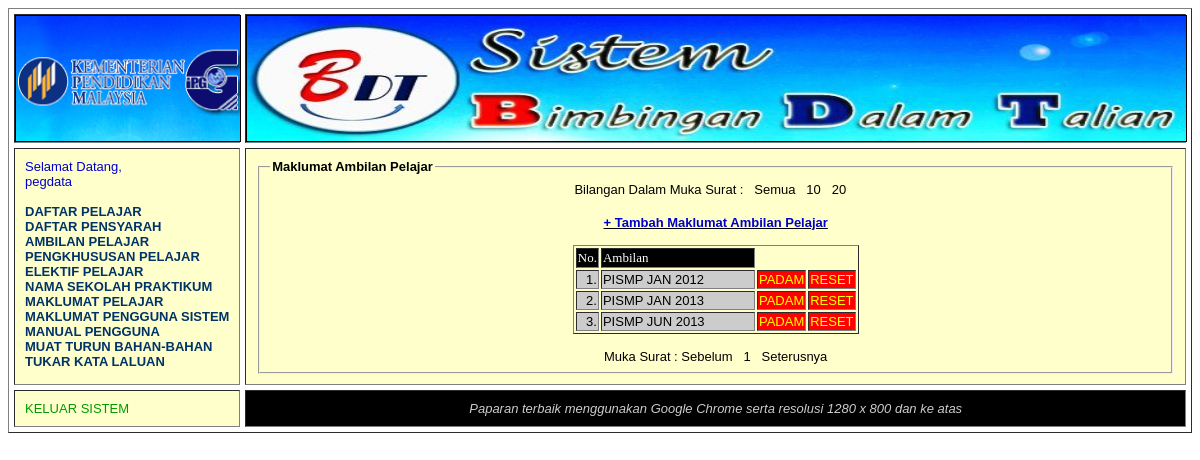
Page /admin_ambilanall.php (signed in) on the committed database.
### tables this page shows
CREATE TABLE IF NOT EXISTS `ambilan` (
  `ambilanDesc` varchar(50) NOT NULL,
  UNIQUE KEY `ambilanDesc` (`ambilanDesc`)
);

### admin_ambilanall.php (the view, shortened to what this page needs)
<?php
include('include/header.php');
if(isset($_SESSION['ACCTYPE'])&& ($_SESSION['ACCTYPE']!="admin" && $_SESSION['ACCTYPE']!="pegdata")){
echo "<font color='red' size='+1'>Anda TIDAK dibenarkan untuk melihat kandungan dalam halaman ini !!</font>";
}
else {
?> <fieldset><legend><strong>Maklumat Ambilan Pelajar</strong></legend>
	<table align="center">
		<tr>
			<td>
			Bilangan Dalam Muka Surat : &nbsp
<?php
			require_once('include/mysql_connect.php');
			$query 		= "SELECT COUNT(*) AS rowNo FROM ambilan";
			$rowData 	= 0;
			if ($result = $link->query($query)){
				$num   = $result->num_rows;
			if($num>0){
				$row = mysqli_fetch_array($result);
				$rowData = $row['rowNo'];
					}
					}
				echo "<a href=admin_ambilanall.php?limit=all&page=1>Semua</a>";
				echo "<a href=admin_ambilanall.php?limit=10&page=1>10</a>";
				echo "<a href=admin_ambilanall.php?limit=20&page=1>20</a>";
?>
				</td>
				</tr></table>
                <br>
        <div align="center"> <a href="admin_ambilantambah.php">
        <u><strong><font color="#0000CC">+ Tambah Maklumat Ambilan Pelajar </font></strong></u></a></div>
		<table align="center" border="1"  id="headerNav4">
         <tr>
		<?php
				echo "<td align='right' width='10' bgcolor=black>";
				echo "<font color='white' face='verdana'>";
				echo "No.</font></td>";
				echo "<td width='150' bgcolor=black>";
				echo "<font color='white' face='verdana'>";
				echo "Ambilan</font></a></td>";
		?>
		</tr>
			<?php
				$query = "SELECT * FROM ambilan ORDER BY ambilanDesc";
					if ($result = $link->query($query)){
					$num   = $result->num_rows;
					$rowNo = 0;
				    if($num>0){
					while($row = mysqli_fetch_array($result)){
					echo "<tr>";
					echo "<td align='right' bgcolor=cccccc>";
					echo (++$rowNo).".";
					echo "</td>";
					echo "<td bgcolor=cccccc>";
					echo $row['ambilanDesc'];
					echo "</td>";
					echo "<td bgcolor=RED>"; ?>
<a href="admin_ambilandelete.php?id=<?php echo $row['ambilanDesc']; ?>" onclick="return confirm('Adakah Anda Pasti Untuk Padam Rekod ini?')"> <font color=yellow>PADAM</font> </a> <?php
					echo "</td>";
					echo "<td bgcolor=RED>"; ?>
<a href="admin_ambilan_reset_info_praktikum.php?id=<?php echo $row['ambilanDesc']; ?>" onclick="return confirm('Adakah Anda Pasti Untuk Set Semula Semua Maklumat Praktikum Ambilan Ini?')"> <font color=yellow>RESET</font> </a> <?php
					echo "</td>";
					echo "</tr>";
					}
					}
					}
					?>
					<br>
					</td></tr>
						</table>	<br> <div align="center">
						Muka Surat :
						<?php
						if($_REQUEST['limit']>0)
							$limit = $_REQUEST['limit'];
						else
							$limit = $rowData;
						if($_REQUEST['page']>2)
							$prev = $_REQUEST['page'] - 1;
						else
							$prev = 1;
						echo "<a href='admin_ambilanall.php?limit=".$_REQUEST['limit'].
							 "&page=".$prev."'>Sebelum</a>";
							$int_i=1;
						for(; $int_i<=ceil($rowData/$limit); $int_i++){
						echo "<a href='admin_ambilanall.php?limit=".$_REQUEST['limit'].
							 "&page=".$int_i."'>".$int_i."</a>";
						}
						if($_REQUEST['page']+1<$int_i)
						$next = $_REQUEST['page'] + 1;
						else
						$next = $_REQUEST['page'];
						echo "<a href='admin_ambilanall.php?limit=".$_REQUEST['limit'].
							 "&page=".$next."'>Seterusnya</a>";
						?>
					</div>
<?php
}
include('include/footer.php');?>

### include/default.css (style rules this page uses)
td { font-family:Verdana, Arial, Helvetica, sans-serif; font-size:13px; vertical-align:top; }
a:link,a:active,a:visited { color : #000000; text-decoration: none; }

### rows in the picture
ambilan: ambilanDesc "PISMP JAN 2012"
ambilan: ambilanDesc "PISMP JAN 2013"
ambilan: ambilanDesc "PISMP JUN 2013"

### other values in the picture
$_SESSION['USERID'] "pegdata"
